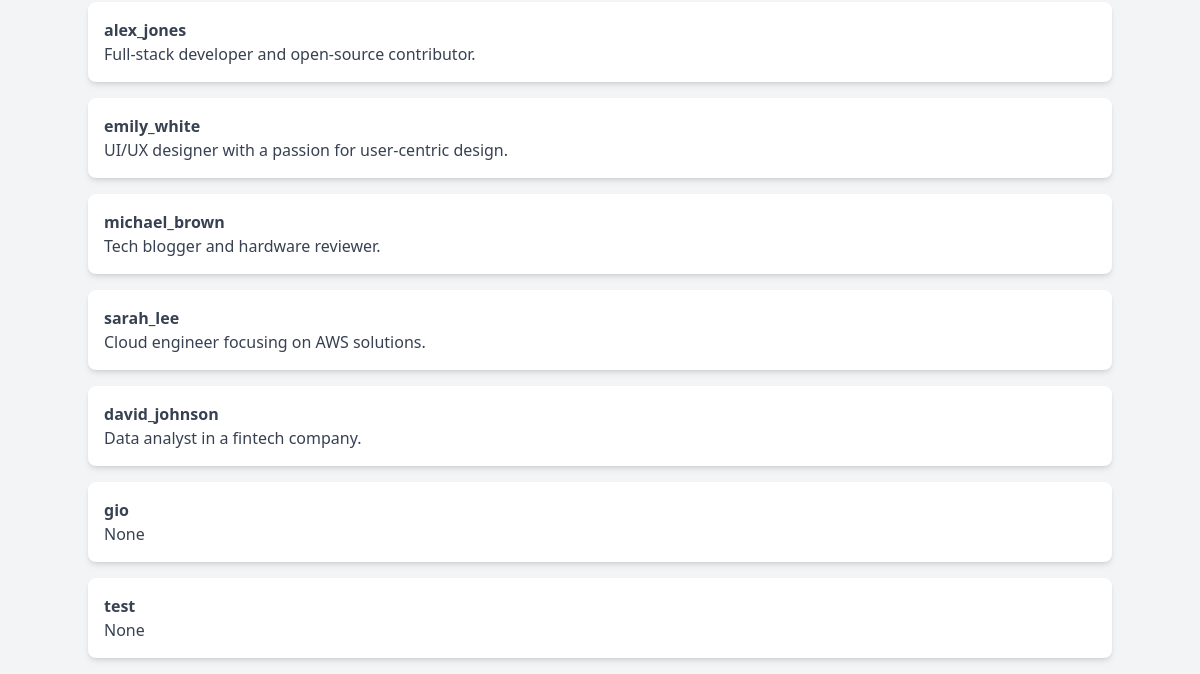
Before: /users/ (lower part) with the older database file.
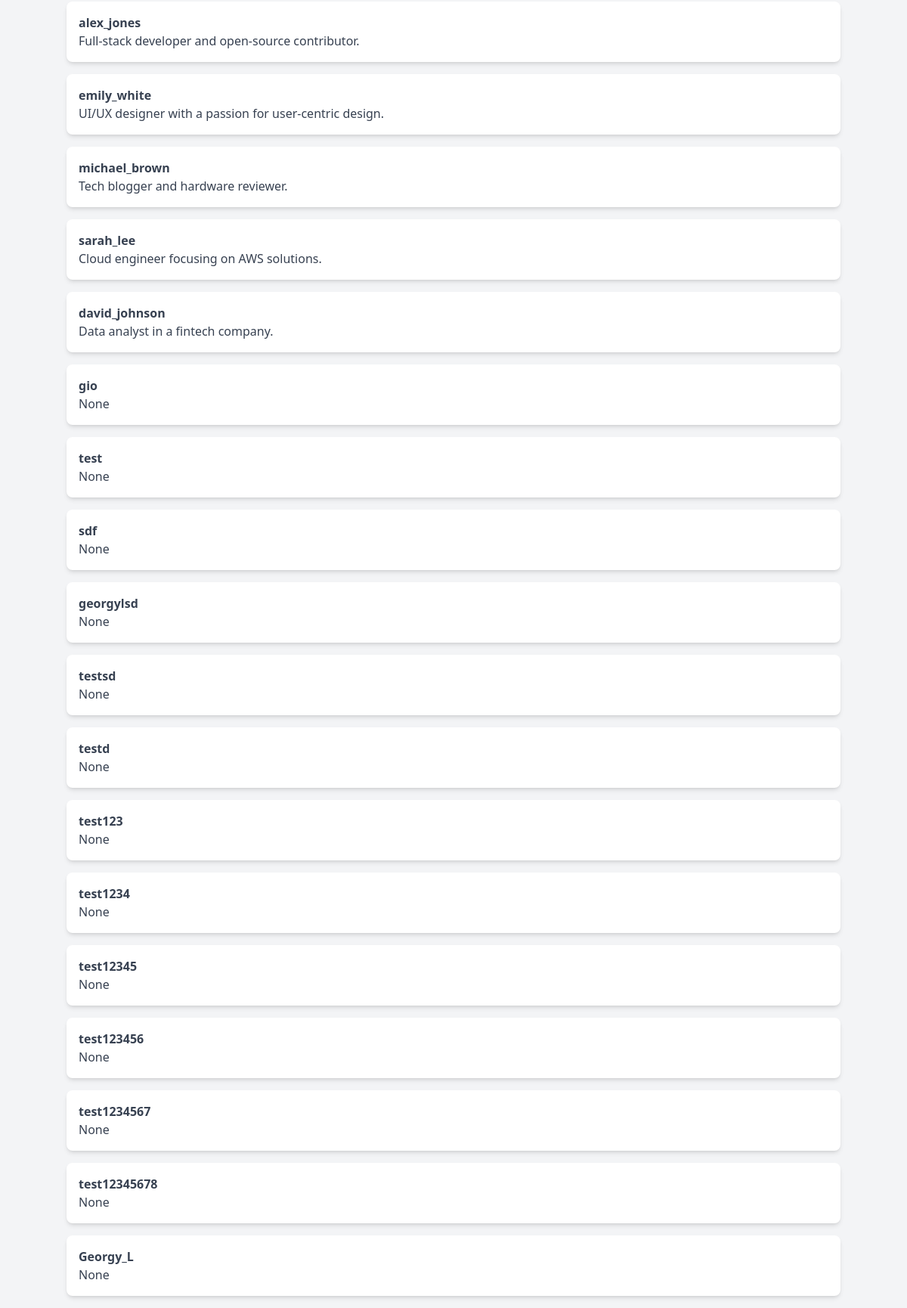
After: the same page with the newer database file.
### app/models.py (models this page shows)
class User(Base):
    __tablename__ = 'users'
    id = Column(Integer, primary_key=True, index=True)
    username = Column(String, unique=True, index=True)
    avatar_url = Column(String)
    bio = Column(Text)
    email = Column(String, unique=True, index=True)
    hashed_password = Column(String)
    tags = relationship("Tag", secondary=user_tag_association, back_populates="users")

### app/api/users.py (the view)
@router.get("/users/")
async def get_users(request: Request, db: Session = Depends(get_db)):
    all_users = db.query(models.User).all()
    print(all_users)
    context = {"request": request, "users": all_users}
    return templates.TemplateResponse("users.html", context)

### app/templates/users.html (shortened to what this page needs)
{% extends 'base.html' %}
{% block content %}
<main class="container mx-auto mt-8">
    <ul>
        {% for user in users %}
        <li class="mb-4">
            <div class="bg-white rounded-lg p-4 shadow-md">
                <strong class="text-gray-700">{{ user.username }}</strong>
                <p class="text-gray-700">{{ user.bio }}</p>
            </div>
        </li>
        {% endfor %}
    </ul>
</main>
{% endblock %}

### app/templates/base.html (shortened to what this page needs)
<!DOCTYPE html>
<html lang="en">
<head>
    <link href="{{ url_for('static', path='/css/output.css?v=2.4') }}" rel="stylesheet">
</head>
<body class="bg-gray-100 font-sans">
    {% block content %}{% endblock %}
</body>
</html>

Changed rows visible on the page:
added User: username "sdf", bio "None"
added User: username "georgylsd", bio "None"
added User: username "testsd", bio "None"
added User: username "testd", bio "None"
added User: username "test123", bio "None"
added User: username "test1234", bio "None"
added User: username "test12345", bio "None"
added User: username "test123456", bio "None"
added User: username "test1234567", bio "None"
added User: username "test12345678", bio "None"
added User: username "Georgy_L", bio "None"
